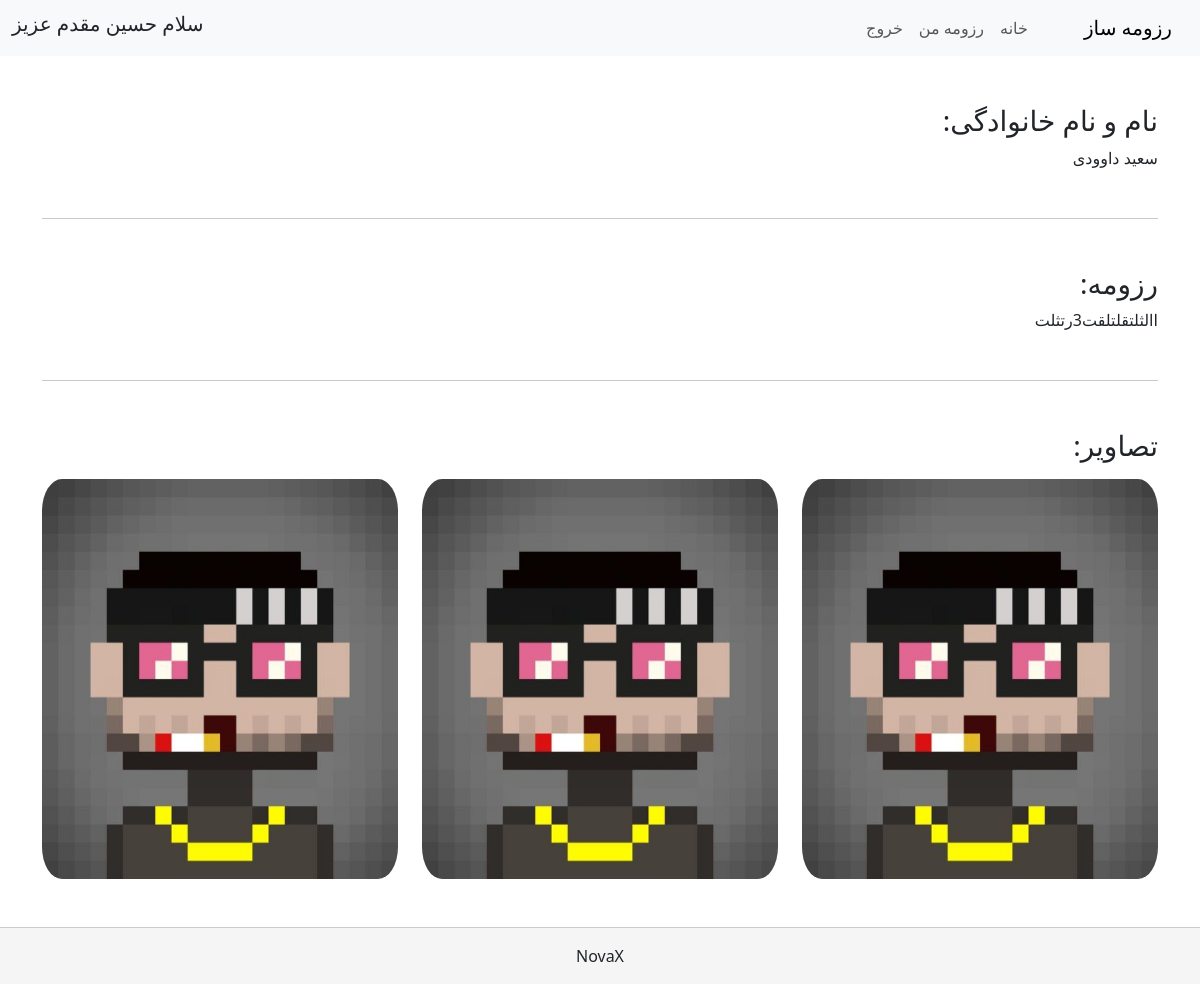
Page /qqq/ (signed in) on the committed database.
### user/models.py (models this page shows)
class User(AbstractUser):
    avatar = models.ImageField(upload_to='uploads/avatar/', blank=True)
    resume = models.ForeignKey(Resume, blank=True, null=True, on_delete=models.CASCADE, related_name='user')

### resume/models.py (models this page shows)
class Resume(models.Model):
    name = models.CharField(max_length=255, null=True, blank=True)
    content = RichTextField(null=True, blank=True)
    image_1 = models.ImageField(upload_to='uploads/resume/', blank=True)
    image_2 = models.ImageField(upload_to='uploads/resume/', blank=True)
    image_3 = models.ImageField(upload_to='uploads/resume/', blank=True)

### resume/views/show_single.py (the view)
# urls.py: path('<str:usrname>/', ShowSingle.as_view(), name='ShowSingle'),
class ShowSingle(View):
    def get(self, request, usrname, *args, **kwargs):
        context = {}
        user = User.objects.get(username=usrname)
        if user.resume:
            context['resume'] = user.resume
        return render(request, 'show_single.html', context)

### templates/show_single.html (shortened to what this page needs)
{% extends 'base.html' %}
{% block content %}
    <div class="my-5">
        <h3>نام و نام خانوادگی:</h3>
        <p>{{ resume.name }}</p>
    </div>
    <hr>
    <div class="my-5">
        <h3>رزومه:</h3>
        <p>{{ resume.content }}</p>
    </div>
    <hr>
    <div class="my-5">
        <h3>تصاویر:</h3>
        <div class="row mt-3">
            <img src="{{ resume.image_1.url }}" class="rounded-5 col-4" height="400px" width="400px" alt="Image">
            <img src="{{ resume.image_2.url }}" class="rounded-5 col-4" height="400px" width="400px" alt="Image">
            <img src="{{ resume.image_3.url }}" class="rounded-5 col-4" height="400px" width="400px" alt="Image">
        </div>
    </div>
{% endblock %}

### templates/base.html (shortened to what this page needs)
{% load static %}
<!DOCTYPE html>
<html lang="en">
<head>
    <link rel="stylesheet" href="{% static 'css/owl.carousel.min.css' %}">
    <link rel="stylesheet" href="{% static 'css/owl.theme.default.min.css' %}">
    <link rel="stylesheet" href="{% static 'css/bootstrap.min.css' %}">
</head>
<body dir="rtl">
<nav class="navbar navbar-expand-lg bg-body-tertiary sticky-top">
    <div class="container-fluid">
        <a class="navbar-brand ms-5" href="{% url 'Home' %}">رزومه ساز</a>
        <div class="collapse navbar-collapse" id="navbarNavAltMarkup">
            <div class="navbar-nav">
                <a class="nav-link " href="{% url 'Home' %}">خانه</a>
                {% if request.user.is_authenticated %}
                    <a class="nav-link" href="{% url 'GetMe' %}">رزومه من</a>
                    <a class="nav-link" href="{% url 'LogOut' %}">خروج</a>
                {% endif %}
            </div>
        </div>
    {% if request.user.is_authenticated %}
        <div class="d-none d-lg-block">
            <h5>سلام {{ request.user.resume.name }} عزیز</h5>
        </div>
    {% endif %}
    </div>
</nav>
<main class="container mt-5">
    {% block content %}{% endblock %}
</main>
<footer style="background-color: whitesmoke; border-top: 1px solid rgba(0,0,0,0.17)"
        class="text-center p-3 sticky-bottom">
    NovaX
</footer>
</body>
</html>

### rows in the picture
User: user.resume.name "حسین مقدم"
Resume: name "سعید داوودی", content "االثلتقلتلقت3رتثلت", image_1 (picture), image_2 (picture), image_3 (picture)
